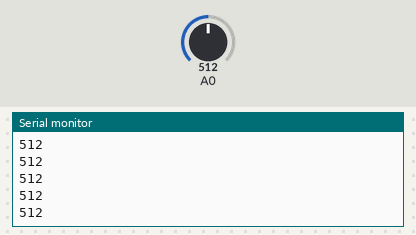
Simulated run of this sketch. Board: Arduino Uno, built with avr-gcc and run on an emulated ATmega328P. Parts: the last lines printed to the serial monitor. The test bench sets the inputs (shaded band); at power-on: A0 = 512.

Above: at 1.2 s.
1.3 s: A0 set to 48
At 1.31 s:
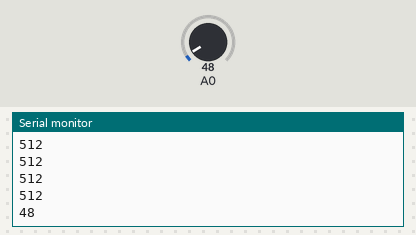
2.8 s: A0 set to 42
At 3.0 s:
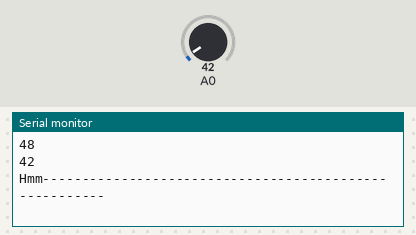
Timing chart, 0 to 5.8 s (numbered marks = the images above; inputs shaded):
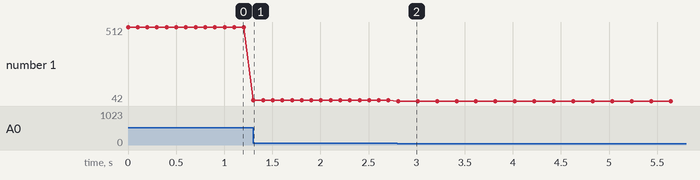

Measured:
- the behaviour switches between 45 and 44 on A0 (found by bisection; images 1 and 2)
- after the input at 1.3 s, the serial monitor: prints a new line at once (image 1)
- after the input at 2.8 s, the serial monitor: prints a new line at once (image 2)
- plotted number 1: 512 → 48 after the input at 1.3 s, 48 → 42 after the input at 2.8 s

The sketch:

LDR.ino
```cpp
void setup() {
  // put your setup code here, to run once:
  Serial.begin(9600);
}

void loop() {
  // put your main code here, to run repeatedly:
  int a = analogRead(A0);
  Serial.println(a);

  if (a < 45) {
    Serial.println("Hmm-------------------------------------------------------");
    Serial.println(" ");
    delay(100);
  }

  delay(100);
}
```
